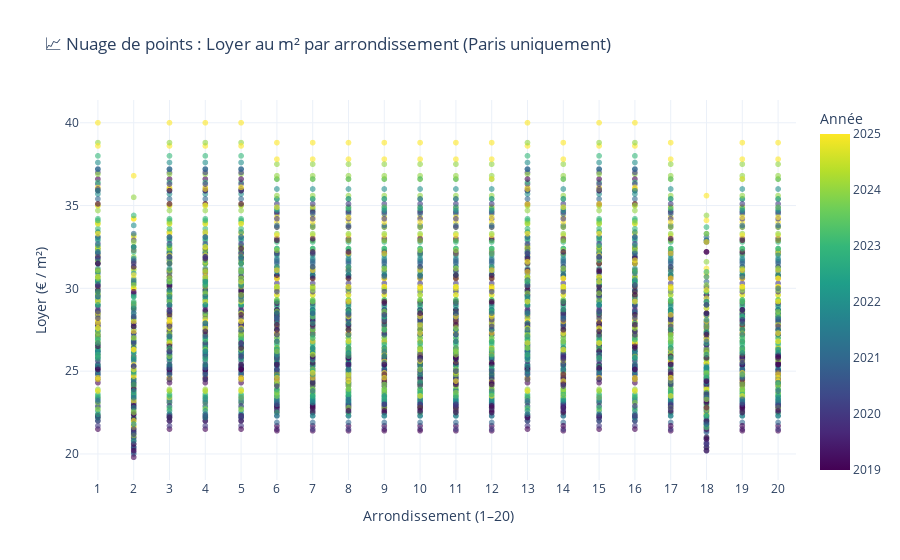

Notebook code for this chart:
### Code cell
import pandas as pd
import plotly.express as px

# Chargement du fichier
df = pd.read_csv("loyers_nettoye.csv", sep=';', encoding='utf-8')

# Vérification de la colonne INSEE
if "Numéro INSEE du quartier" in df.columns:
    # Extraction des chiffres du code INSEE
    df["Numéro INSEE du quartier"] = df["Numéro INSEE du quartier"].astype(str).str.extract(r"(\d+)")
    
    # Création de la colonne Arrondissement à partir du code INSEE (ex: 75101 -> 1)
    df["Arrondissement"] = df["Numéro INSEE du quartier"].astype(str).apply(
        lambda x: int(x[-2:]) if x.startswith("751") else None  # uniquement Paris (code 751)
    )

# Filtrer uniquement les arrondissements 1 à 20
df = df[(df["Arrondissement"] >= 1) & (df["Arrondissement"] <= 20)]

# Nettoyage : suppression des lignes incomplètes
df = df.dropna(subset=["Arrondissement", "Loyers de référence", "Année"])

# Création du nuage de points interactif
fig = px.scatter(
    df,
    x="Arrondissement",
    y="Loyers de référence",
    color="Année",
    hover_data=["Année", "Loyers de référence"],
    title="📈 Nuage de points : Loyer au m² par arrondissement (Paris uniquement)",
    labels={"Loyers de référence": "Loyer (€ / m²)", "Arrondissement": "Arrondissement (1–20)"},
    color_continuous_scale="Viridis"
)

# Configuration du style
fig.update_traces(marker=dict(size=6, opacity=0.6))
fig.update_layout(
    template="plotly_white",
    xaxis=dict(
        tickmode='linear',  # force les ticks à être linéaires
        tick0=1,
        dtick=1,
        range=[0.5, 20.5],  # pour encadrer joliment les arrondissements
    )
)

fig.show()

### Figure 1 — Plotly figure (JSON) as saved in the notebook; plotly's stock layout.template omitted (floating-point values rounded to 4 significant figures; data arrays with more than 128 entries replaced by an {"elided": "..."} marker saying what was removed)
{"data": [{"customdata": {"elided": "4480x1 int values"}, "hovertemplate": "Arrondissement (1–20)=%{x}<br>Loyer (€ / m²)=%{y}<br>Année=%{marker.color}<extra></extra>", "legendgroup": "", "marker": {"color": {"elided": "4480 int values"}, "coloraxis": "coloraxis", "opacity": 0.6, "size": 6, "symbol": "circle"}, "mode": "markers", "name": "", "showlegend": false, "type": "scattergl", "x": {"elided": "4480 int values"}, "xaxis": "x", "y": {"elided": "4480 float values"}, "yaxis": "y"}], "layout": {"coloraxis": {"colorbar": {"title": {"text": "Année"}}, "colorscale": [[0, "#440154"], [0.1111, "#482878"], [0.2222, "#3e4989"], [0.3333, "#31688e"], [0.4444, "#26828e"], [0.5556, "#1f9e89"], [0.6667, "#35b779"], [0.7778, "#6ece58"], [0.8889, "#b5de2b"], [1, "#fde725"]]}, "legend": {"tracegroupgap": 0}, "title": {"text": "📈 Nuage de points : Loyer au m² par arrondissement (Paris uniquement)"}, "xaxis": {"anchor": "y", "domain": [0, 1], "dtick": 1, "range": [0.5, 20.5], "tick0": 1, "tickmode": "linear", "title": {"text": "Arrondissement (1–20)"}}, "yaxis": {"anchor": "x", "domain": [0, 1], "title": {"text": "Loyer (€ / m²)"}}}}
